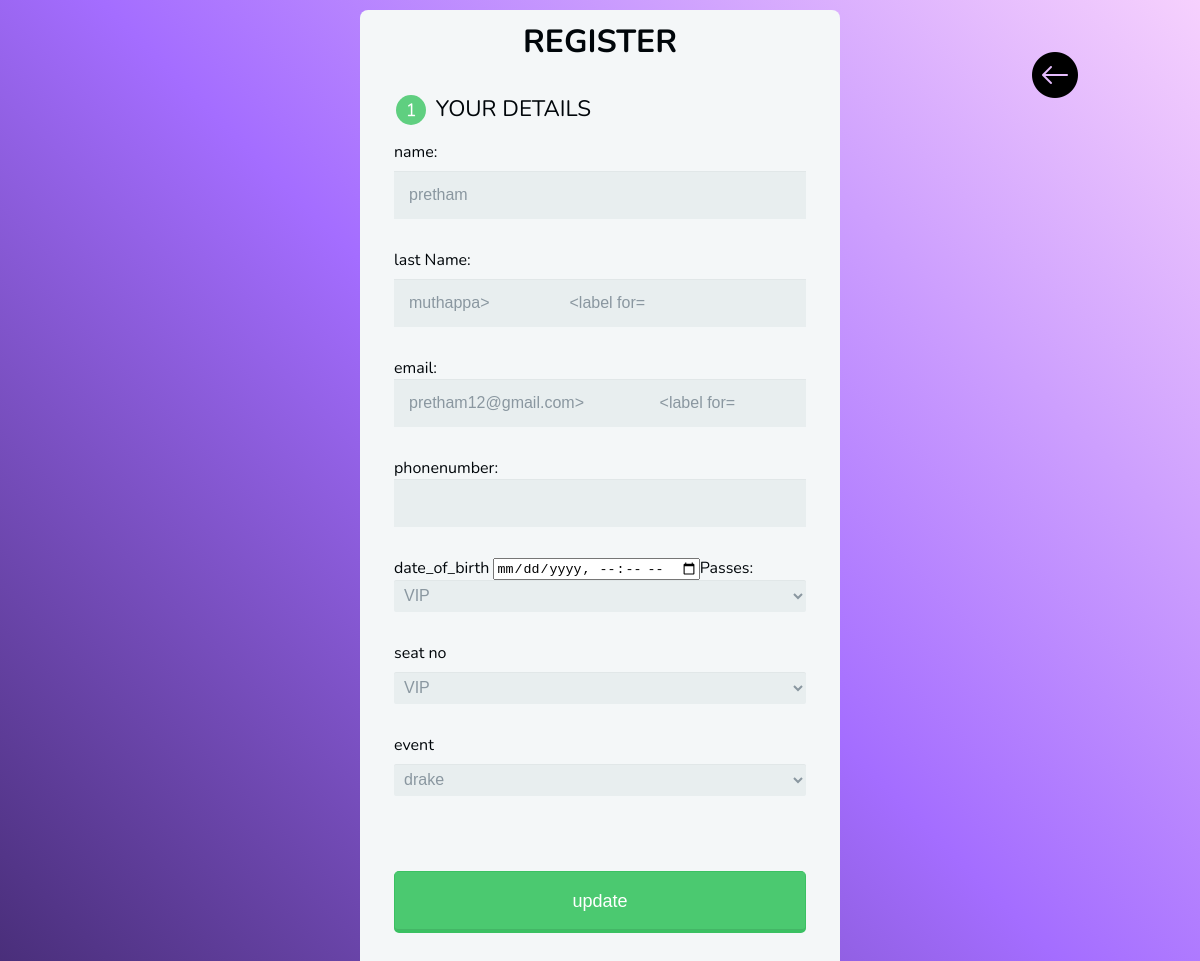
Screenshot of /update/1 with the database file from the repository.
### app.py (models this page shows, shortened)
class user(db.Model):
    sno = db.Column(db.Integer, primary_key=True)
    name = db.Column(db.String(100), nullable=False)
    last_name=db.Column(db.String(100),nullable=False)
    email = db.Column(db.String(100), nullable=False)
    phonenumber = db.Column(db.Integer,nullable=False)
    date_of_birth = db.Column(db.Integer, nullable=False)
    passes = db.Column(db.String(100), nullable=False)
    seat = db.Column(db.String(100), nullable=False)
    events = db.Column(db.String(100), nullable=False)

### app.py (the view, shortened to what this page needs)
@app.route('/update/<int:sno>', methods=['GET', 'POST'])
def update(sno):
    eventhive = user.query.filter_by(sno=sno).first()
    return render_template('update.html', eventhive=eventhive)

### templates/update.html (shortened to what this page needs)
<html>
    <head>
        <link rel="stylesheet" href="https://codepen.io/gymratpacks/pen/VKzBEp#0">
        <link rel="stylesheet" href="/static/style.css">
    </head>
    <body>
      <div class="row">
    <div class="col-md-12">
      <form  action="/update/{{eventhive.sno}}" method="POST">
        <h1> REGISTER </h1>
        <fieldset>
          <legend><span class="number">1</span> YOUR DETAILS</legend>
          <label for="name">name:</label>
          <input type="text" id="name" name="name" value="{{eventhive.name}}">
          <label for="last_name">last Name:</label>
          <input type="text" id="last_name" name="last_name" value="{{eventhive.last_name}}>
          <label for="email">email:</label>
          <input type="email" id="email" name="email" value="{{eventhive.email}}>
          <label for="phonenumber">phonenumber:</label>
          <input type="number" id="phonenumber"  name="phonenumber" value="{{eventhive.phonenumber}}>
              <label for="date_of_birth">date_of_birth</label>
          <input type="datetime-local" id="date_of_birth"  name="date_of_birth" value="{{eventhive.date_of_birth}}>
          <br>
          <label for="passes">Passes:</label>
          <select  id="passes" name="passes" value="{{eventhive.passes}} >
          <option value="general">General</option>
          <option value="vip">VIP</option>
        </select>
        <label for="seat">seat no</label>
       <select id="seat" name="seat" value="{{eventhive.seat}}>
       <option value="general">General</option>
      <option value="vip">VIP</option>
       </select>
           <br>
            <label for="events">event</label>
          <select id="events" name="events" value="{{eventhive.events}}>
            <optgroup label="ongoing events">
              <option value="drake">drake</option>
         <br>
              <input type="hidden" id="pas" value="pas" name="pas"><label for="pas" class="light"></label><br>
        </fieldset>
        <fieldset>
          <button type="submit">update</button>
       </form>
        </div>
      </div>
      <div>
        <a href="/table"><img style="position: absolute; top: 5%; right: 10%;" src="/static/back-arrow-50.png" alt="back"></a>
      </div>
    </body>
  </html>
</body>
</html>

### static/style.css (style rules this page uses)
*, *:before, *:after { -moz-box-sizing: border-box; -webkit-box-sizing: border-box; box-sizing: border-box; }
body { font-family: 'Nunito', sans-serif; color: #00060a; background:linear-gradient(45deg, #462c75, #A46DFF, #F6D1FD); }
form { max-width: 300px; margin: 10px auto; padding: 10px 20px; background: #f4f7f8; border-radius: 8px; }
h1 { margin: 0 0 30px 0; text-align: center; }
input[type="text"], input[type="password"], input[type="date"], input[type="datetime"], input[type="email"], input[type="number"], input[type="search"], input[type="tel"], input[type="time"], input[type="url"], textarea, select { background: rgba(10, 10, 10, 0.1); border: none; font-size: 16px; height: auto; margin: 0; outline: 0; padding: 15px; width: 100%; background-color: #e8eeef; color: #8a97a0; box-shadow: 0 1px 0 rgba(0,0,0,0.03) inset; margin-bottom: 30px; }
select { padding: 6px; height: 32px; border-radius: 2px; }
button { padding: 19px 39px 18px 39px; color: #FFF; background-color: #4bc970; font-size: 18px; text-align: center; font-style: normal; border-radius: 5px; width: 100%; border: 1px solid #3ac162; border-width: 1px 1px 3px; box-shadow: 0 -1px 0 rgba(12, 12, 12, 0.1) inset; margin-bottom: 10px; }
fieldset { margin-bottom: 30px; border: none; }
legend { font-size: 1.4em; margin-bottom: 10px; }
label { display: block; margin-bottom: 8px; }
.number { background-color: #5fcf80; color: #fff; height: 30px; width: 30px; display: inline-block; font-size: 0.8em; margin-right: 4px; line-height: 30px; text-align: center; text-shadow: 0 1px 0 rgba(255,255,255,0.2); border-radius: 100%; }
@media screen and (min-width: 480px) { form { max-width: 480px; } }

### rows the page displays
user: name "pretham", last_name "muthappa> <label for=", email "pretham12@gmail.com> <label for=", passes "VIP", seat "VIP", events "drake"
